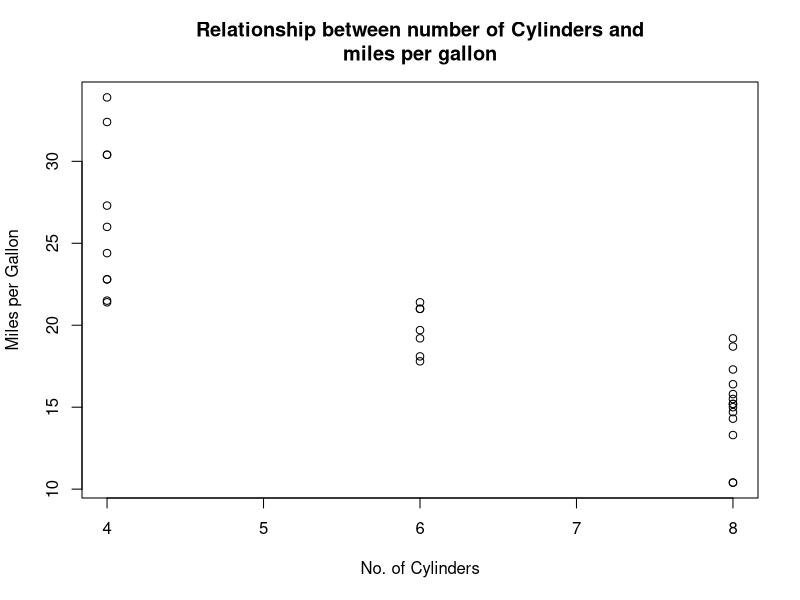
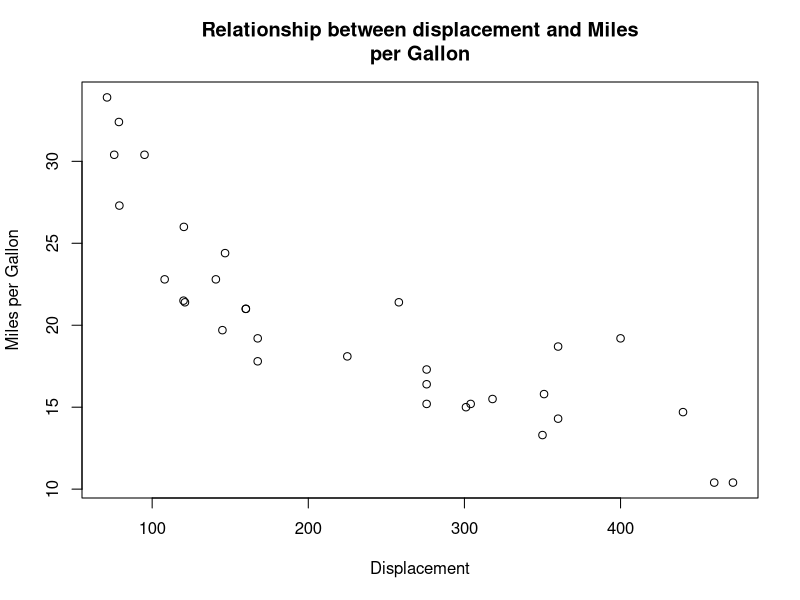
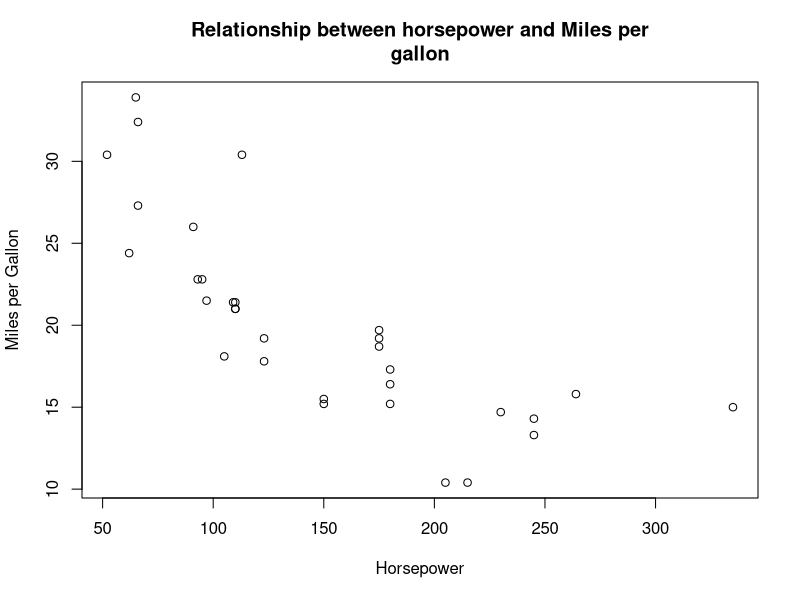
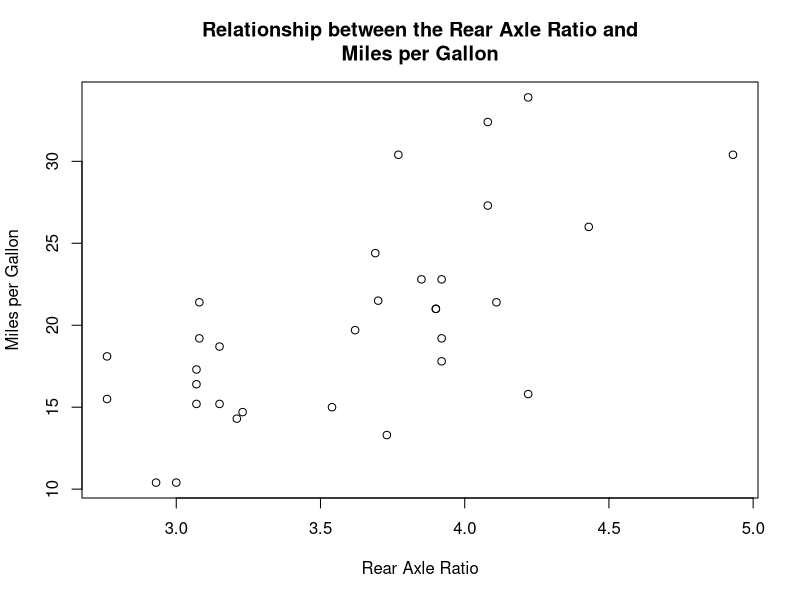
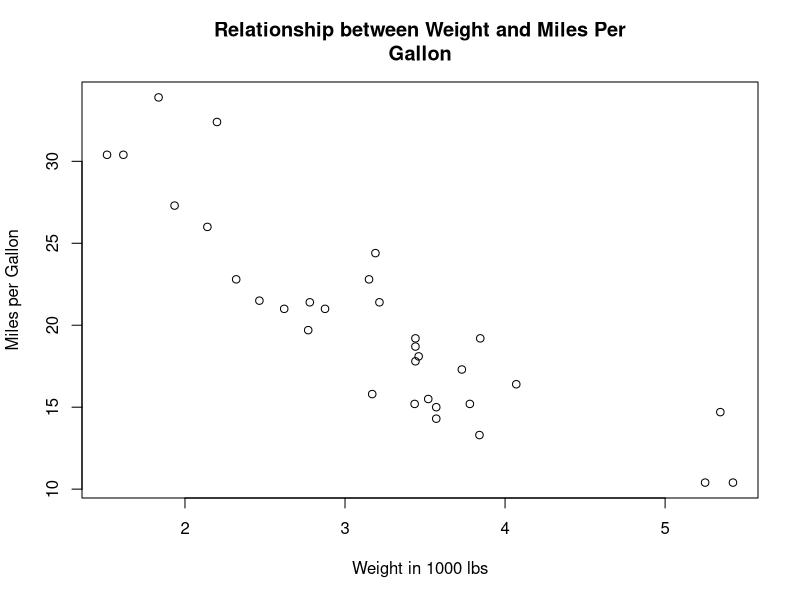
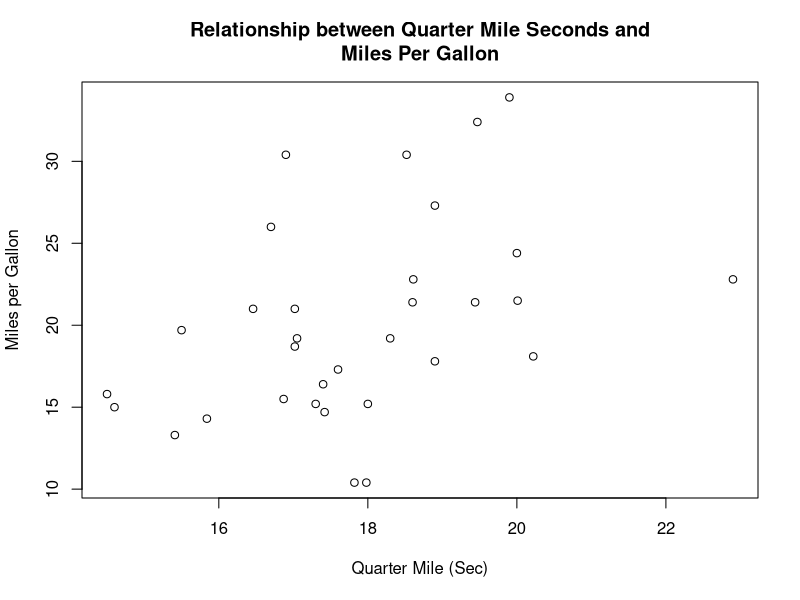
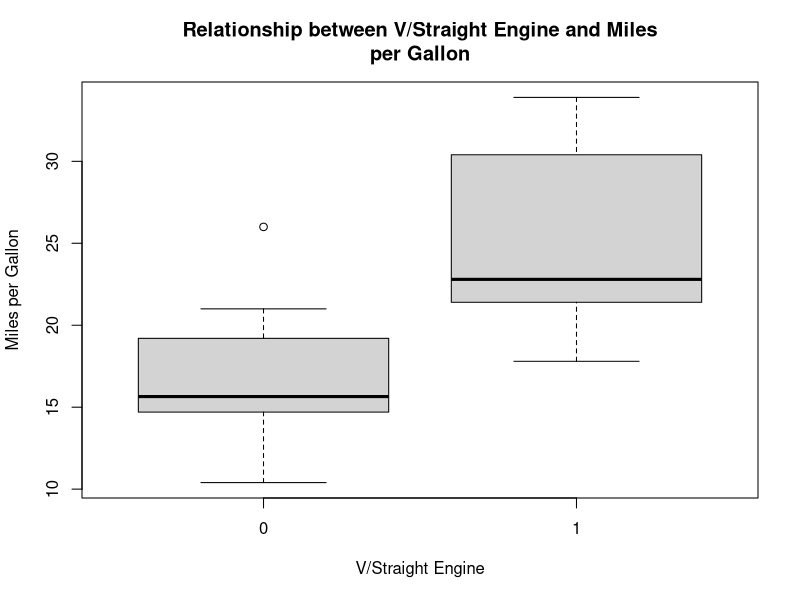
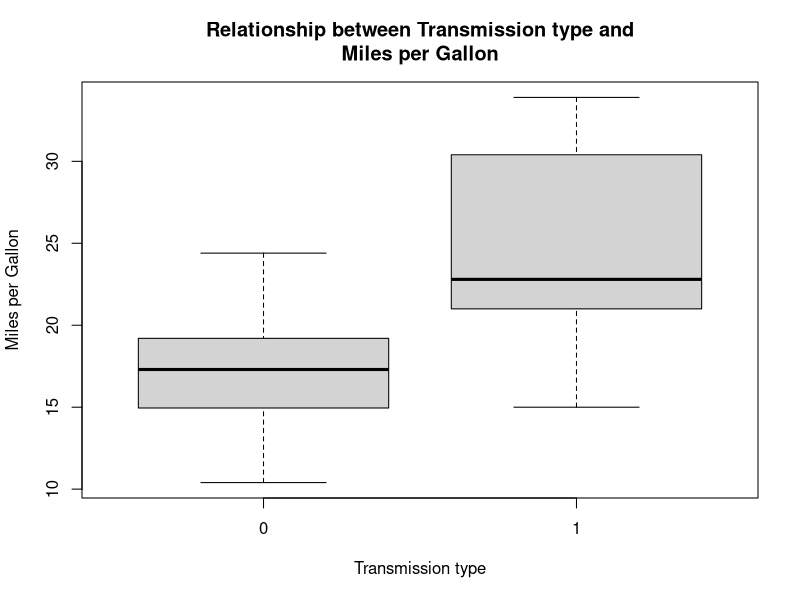

Write the R code that produced these figures, in order.
#STEP 1: COLLECTING THE DATA

data(mtcars)

#STEP 2: EXPLORING AND PREPARING THE DATA

#1. Use attach function to be able to use the data collected. 
attach(mtcars)
mtcars$vs <- factor(mtcars$vs)
mtcars$am <- factor(mtcars$am)

#2. Explore the structure of the data 
str(mtcars)

#3. Conduct summary statistics for the data
summary(mtcars)

#4. Run a plot for every predictor variable with our response variable, MPG
library(ggplot2)
library(dplyr)
library(broom)
library(ggpubr)
plot(mtcars$cyl,mtcars$mpg, type = "p",main = "Relationship between number of Cylinders and
miles per gallon",
     xlab = "No. of Cylinders", ylab = "Miles per Gallon")
plot(mtcars$disp,mtcars$mpg, type = "p", main = "Relationship between displacement and Miles
per Gallon",
     xlab = "Displacement", ylab = "Miles per Gallon")
plot(mtcars$hp,mtcars$mpg, type = "p", main = "Relationship between horsepower and Miles per
gallon",
     xlab = "Horsepower", ylab = "Miles per Gallon")
plot(mtcars$drat,mtcars$mpg, type = "p", main = "Relationship between the Rear Axle Ratio and
Miles per Gallon",
     xlab = "Rear Axle Ratio", ylab = "Miles per Gallon")
plot(mtcars$wt,mtcars$mpg, type = "p", main = "Relationship between Weight and Miles Per
Gallon",
     xlab = "Weight in 1000 lbs", ylab = "Miles per Gallon")
plot(mtcars$qsec,mtcars$mpg,type = "p", main = "Relationship between Quarter Mile Seconds and
Miles Per Gallon",
     xlab = "Quarter Mile (Sec)", ylab = "Miles per Gallon")
plot(mtcars$vs, mtcars$mpg, type = "p", main = "Relationship between V/Straight Engine and Miles
per Gallon",
     xlab = "V/Straight Engine", ylab = "Miles per Gallon")
plot(mtcars$am, mtcars$mpg, type = "p", main = "Relationship between Transmission type and
Miles per Gallon",
     xlab = "Transmission type", ylab = "Miles per Gallon")
plot(mtcars$gear,mtcars$mpg, type = "p", main = "Relationship between No. of Forward Gears and
Miles Per Gallon",
     xlab = "Forward Gears", ylab = "Miles per Gallon")
plot(mtcars$carb, mtcars$mpg, type = "p", main = "Relationship between No. of Carburetors and
Miles per Gallon",
     xlab = "No. of Carburetors",ylab = "Miles per Gallon")

#5. Draw a histogram of the response variable
graph11<-hist(mtcars$mpg, main="A histogram of the response variable", xlab = "mpg")
graph11

#6. Conduct a correlation analysis of the variables
cor(mtcars[c("cyl", "disp", "hp", "drat","wt","qsec","gear","carb")])

#7. Visualize the relationship between the features using a scatterplot matrix function
pairs(mtcars)

#8. Create an enhanced scatterplot matrix can be created with the pairs.panels() function
library(psych)
pairs.panels(mtcars)

#STEP 3: TRAINING THE MODEL 

#1. Fit a linear regression model on the data 
library(stats)
model1<-lm(mpg ~ ., data = mtcars)
model1

#2. Interpret the coefficients of the model. 
#For every one cylinder increase there is a corresponding 0.111 decrease on the Miles Per Gallon.
#For every one unit increase in horsepower there is a corresponding 0.0214 decrease on the Miles Per Gallon.
#For every one pound increase in Weight, there is a corresponding 3.715 decrease on the Miles Per Gallon.
#For every one carburetor increase there is a corresponding 0.199 decrease on the Miles Per Gallon.
# Our model explains 86.9% of the variation in the dependent variable. This model almost perfectly explains the variation in the dependent variable.
# Evaluating our model by its residuals depicts that the model under-predicted Miles Per Gallon by 4.6 MPG.

#STEP 4: EVALUATING MODEL PERFORMANCE 

#1. Evaluate the performance of the model by doing the summary of the model. Comment on the results. 
summary(model1)

#STEP 5: IMPROVING MODEL PERFROMANCE 

#1. Add nonlinear relationships to any 2 variables of your choosing 
mtcars$cyl2<-mtcars$cyl^2
mtcars$wt2<-mtcars$wt^2
#In a recent study (Bimarsh Pokharel, 2015) it was concluded that number of cylinders and weight are good predictors of fuel efficiency, but transmission type is not.

#2. Conduct a binary transformation to any one variable of your choosing and explain why you have conducted that transformation. 
mtcars$disp2 <- ifelse(mtcars$disp >= 100, 1, 0)
#Displacement may have minimal to no impact on miles per gallons for cars with an engine displacement of less than 100 cubic inches.
#but it may be strongly related to miles per gallon for larger engines

#3. Add an interaction effect and explain why you have chosen the variables to conduct the interactions effect on. 
mpg ~ cyl*wt
#A larger vehicle (weight) would require more cylinders
#There is an interaction between the two and hence have a combined impact on the dependent variable

#4. Train your model taking into account these 3 changes in points 1 to 3. 
model2 <- lm(mpg ~ . + cyl2 + wt2 + disp2 + cyl*wt, data = mtcars)

#5. Evaluate the performance of the model by doing the summary of the model. Comment on the results. 
summary(model2)
#Relative to our first model, the R-squared value has improved from 0.87 to about 0.94.
#Similarly, the adjusted R-squared value, which takes into account the fact that the
#model grew in complexity, improved from 0.81 to 0.89.
